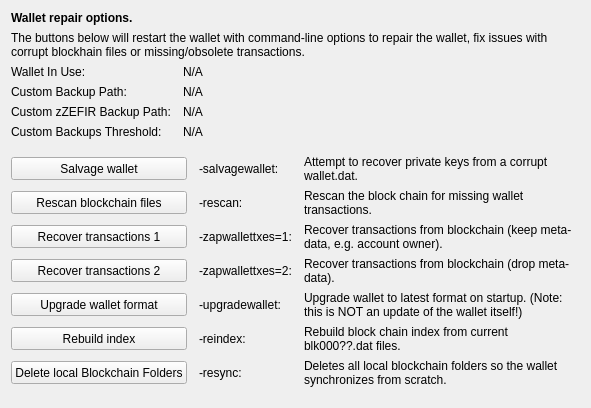
     <widget class="QWidget" name="tab_repair">
      <attribute name="title">
       <string>&amp;Wallet Repair</string>
      </attribute>
      <layout class="QGridLayout" name="gridLayout_4" columnstretch="0,0,0,0">
       <property name="horizontalSpacing">
        <number>12</number>
       </property>
       <item row="0" column="0" colspan="4">
        <widget class="QLabel" name="label_repair_header">
         <property name="font">
          <font>
           <weight>75</weight>
           <bold>true</bold>
          </font>
         </property>
         <property name="text">
          <string>Wallet repair options.</string>
         </property>
        </widget>
       </item>
       <item row="1" column="0" colspan="4">
        <widget class="QLabel" name="label_repair_helptext">
         <property name="font">
          <font>
           <weight>50</weight>
           <bold>false</bold>
          </font>
         </property>
         <property name="text">
          <string>The buttons below will restart the wallet with command-line options to repair the wallet, fix issues with corrupt blockhain files or missing/obsolete transactions.</string>
         </property>
         <property name="wordWrap">
          <bool>true</bool>
         </property>
        </widget>
       </item>
       <item row="2" column="0">
        <widget class="QLabel" name="wallet_path_label">
         <property name="text">
          <string>Wallet In Use:</string>
         </property>
        </widget>
       </item>
       <item row="2" column="1" colspan="3">
        <widget class="QLabel" name="wallet_path">
         <property name="cursor">
          <cursorShape>IBeamCursor</cursorShape>
         </property>
         <property name="text">
          <string>N/A</string>
         </property>
         <property name="textFormat">
          <enum>Qt::PlainText</enum>
         </property>
         <property name="textInteractionFlags">
          <set>Qt::LinksAccessibleByMouse|Qt::TextSelectableByKeyboard|Qt::TextSelectableByMouse</set>
         </property>
        </widget>
       </item>
       <item row="3" column="0">
        <widget class="QLabel" name="wallet_custombackuppath_label">
         <property name="text">
          <string>Custom Backup Path:</string>
         </property>
         <property name="visible">
          <bool>false</bool>
         </property>
        </widget>
       </item>
       <item row="3" column="1" colspan="3">
        <widget class="QLabel" name="wallet_custombackuppath">
         <property name="cursor">
          <cursorShape>IBeamCursor</cursorShape>
         </property>
         <property name="text">
          <string>N/A</string>
         </property>
         <property name="textFormat">
          <enum>Qt::PlainText</enum>
         </property>
         <property name="textInteractionFlags">
          <set>Qt::LinksAccessibleByMouse|Qt::TextSelectableByKeyboard|Qt::TextSelectableByMouse</set>
         </property>
         <property name="visible">
          <bool>false</bool>
         </property>
        </widget>
       </item>
       <item row="4" column="0">
        <widget class="QLabel" name="wallet_customzpivbackuppath_label">
         <property name="text">
          <string>Custom zZEFIR Backup Path:</string>
         </property>
         <property name="visible">
          <bool>false</bool>
         </property>
        </widget>
       </item>
       <item row="4" column="1" colspan="3">
        <widget class="QLabel" name="wallet_customzpivbackuppath">
         <property name="cursor">
          <cursorShape>IBeamCursor</cursorShape>
         </property>
         <property name="text">
          <string>N/A</string>
         </property>
         <property name="textFormat">
          <enum>Qt::PlainText</enum>
         </property>
         <property name="textInteractionFlags">
          <set>Qt::LinksAccessibleByMouse|Qt::TextSelectableByKeyboard|Qt::TextSelectableByMouse</set>
         </property>
         <property name="visible">
          <bool>false</bool>
         </property>
        </widget>
       </item>
       <item row="5" column="0">
        <widget class="QLabel" name="wallet_custombackupthreshold_label">
         <property name="text">
          <string>Custom Backups Threshold:</string>
         </property>
         <property name="visible">
          <bool>false</bool>
         </property>
        </widget>
       </item>
       <item row="5" column="1" colspan="3">
        <widget class="QLabel" name="wallet_custombackupthreshold">
         <property name="cursor">
          <cursorShape>IBeamCursor</cursorShape>
         </property>
         <property name="text">
          <string>N/A</string>
         </property>
         <property name="textFormat">
          <enum>Qt::PlainText</enum>
         </property>
         <property name="textInteractionFlags">
          <set>Qt::LinksAccessibleByMouse|Qt::TextSelectableByKeyboard|Qt::TextSelectableByMouse</set>
         </property>
         <property name="visible">
          <bool>false</bool>
         </property>
        </widget>
       </item>
       <item row="6" column="0">
        <spacer name="verticalSpacer_repair1">
         <property name="orientation">
          <enum>Qt::Vertical</enum>
         </property>
         <property name="sizeHint" stdset="0">
          <size>
           <width>10</width>
           <height>10</height>
          </size>
         </property>
        </spacer>
       </item>
       <item row="7" column="0" colspan="2">
        <widget class="QPushButton" name="btn_salvagewallet">
         <property name="minimumSize">
          <size>
           <width>100</width>
           <height>23</height>
          </size>
         </property>
         <property name="text">
          <string>Salvage wallet</string>
         </property>
        </widget>
       </item>
       <item row="7" column="2">
        <widget class="QLabel" name="label_repair_salvage_command">
         <property name="text">
          <string notr="true">-salvagewallet:</string>
         </property>
        </widget>
       </item>
       <item row="7" column="3">
        <widget class="QLabel" name="label_repair_salvage">
         <property name="text">
          <string>Attempt to recover private keys from a corrupt wallet.dat.</string>
         </property>
         <property name="wordWrap">
          <bool>true</bool>
         </property>
        </widget>
       </item>
       <item row="8" column="0" colspan="2">
        <widget class="QPushButton" name="btn_rescan">
         <property name="minimumSize">
          <size>
           <width>100</width>
           <height>23</height>
          </size>
         </property>
         <property name="text">
          <string>Rescan blockchain files</string>
         </property>
        </widget>
       </item>
       <item row="8" column="2">
        <widget class="QLabel" name="label_repair_rescan_command">
         <property name="text">
          <string notr="true">-rescan:</string>
         </property>
        </widget>
       </item>
       <item row="8" column="3">
        <widget class="QLabel" name="label_repair_rescan">
         <property name="text">
          <string>Rescan the block chain for missing wallet transactions.</string>
         </property>
         <property name="wordWrap">
          <bool>true</bool>
         </property>
        </widget>
       </item>
       <item row="9" column="0" colspan="2">
        <widget class="QPushButton" name="btn_zapwallettxes1">
         <property name="minimumSize">
          <size>
           <width>100</width>
           <height>23</height>
          </size>
         </property>
         <property name="text">
          <string>Recover transactions 1</string>
         </property>
        </widget>
       </item>
       <item row="9" column="2">
        <widget class="QLabel" name="label_repair_zap1_command">
         <property name="text">
          <string notr="true">-zapwallettxes=1:</string>
         </property>
        </widget>
       </item>
       <item row="9" column="3">
        <widget class="QLabel" name="label_repair_zap1">
         <property name="text">
          <string>Recover transactions from blockchain (keep meta-data, e.g. account owner).</string>
         </property>
         <property name="wordWrap">
          <bool>true</bool>
         </property>
        </widget>
       </item>
       <item row="10" column="0" colspan="2">
        <widget class="QPushButton" name="btn_zapwallettxes2">
         <property name="minimumSize">
          <size>
           <width>100</width>
           <height>23</height>
          </size>
         </property>
         <property name="text">
          <string>Recover transactions 2</string>
         </property>
        </widget>
       </item>
       <item row="10" column="2">
        <widget class="QLabel" name="label_repair_zap2_command">
         <property name="text">
          <string notr="true">-zapwallettxes=2:</string>
         </property>
        </widget>
       </item>
       <item row="10" column="3">
        <widget class="QLabel" name="label_repair_zap2">
         <property name="text">
          <string>Recover transactions from blockchain (drop meta-data).</string>
         </property>
         <property name="wordWrap">
          <bool>true</bool>
         </property>
        </widget>
       </item>
       <item row="11" column="0" colspan="2">
        <widget class="QPushButton" name="btn_upgradewallet">
         <property name="minimumSize">
          <size>
           <width>100</width>
           <height>23</height>
          </size>
         </property>
         <property name="text">
          <string>Upgrade wallet format</string>
         </property>
        </widget>
       </item>
       <item row="11" column="2">
        <widget class="QLabel" name="label_repair_upgrade_command">
         <property name="text">
          <string notr="true">-upgradewallet:</string>
         </property>
        </widget>
       </item>
       <item row="11" column="3">
        <widget class="QLabel" name="label_repair_upgrade">
         <property name="text">
          <string>Upgrade wallet to latest format on startup. (Note: this is NOT an update of the wallet itself!)</string>
         </property>
         <property name="wordWrap">
          <bool>true</bool>
         </property>
        </widget>
       </item>
       <item row="12" column="0" colspan="2">
        <widget class="QPushButton" name="btn_reindex">
         <property name="minimumSize">
          <size>
           <width>100</width>
           <height>23</height>
          </size>
         </property>
         <property name="text">
          <string>Rebuild index</string>
         </property>
        </widget>
       </item>
       <item row="12" column="2">
        <widget class="QLabel" name="label_repair_reindex_command">
         <property name="text">
          <string notr="true">-reindex:</string>
         </property>
        </widget>
       </item>
       <item row="12" column="3">
        <widget class="QLabel" name="label_repair_reindex">
         <property name="text">
          <string>Rebuild block chain index from current blk000??.dat files.</string>
         </property>
         <property name="wordWrap">
          <bool>true</bool>
         </property>
        </widget>
       </item>
       <item row="13" column="0" colspan="2">
        <widget class="QPushButton" name="btn_resync">
         <property name="minimumSize">
          <size>
           <width>100</width>
           <height>23</height>
          </size>
         </property>
         <property name="text">
          <string>Delete local Blockchain Folders</string>
         </property>
        </widget>
       </item>
       <item row="13" column="2">
        <widget class="QLabel" name="label_repair_resync_command">
         <property name="text">
          <string>-resync:</string>
         </property>
        </widget>
       </item>
       <item row="13" column="3">
        <widget class="QLabel" name="label_repair_resync">
         <property name="text">
          <string>Deletes all local blockchain folders so the wallet synchronizes from scratch.</string>
         </property>
         <property name="wordWrap">
          <bool>true</bool>
         </property>
        </widget>
       </item>
       <item row="14" column="0">
        <spacer name="verticalSpacer_repair2">
         <property name="orientation">
          <enum>Qt::Vertical</enum>
         </property>
         <property name="sizeHint" stdset="0">
          <size>
           <width>20</width>
           <height>10</height>
          </size>
         </property>
        </spacer>
       </item>
      </layout>
     </widget>
